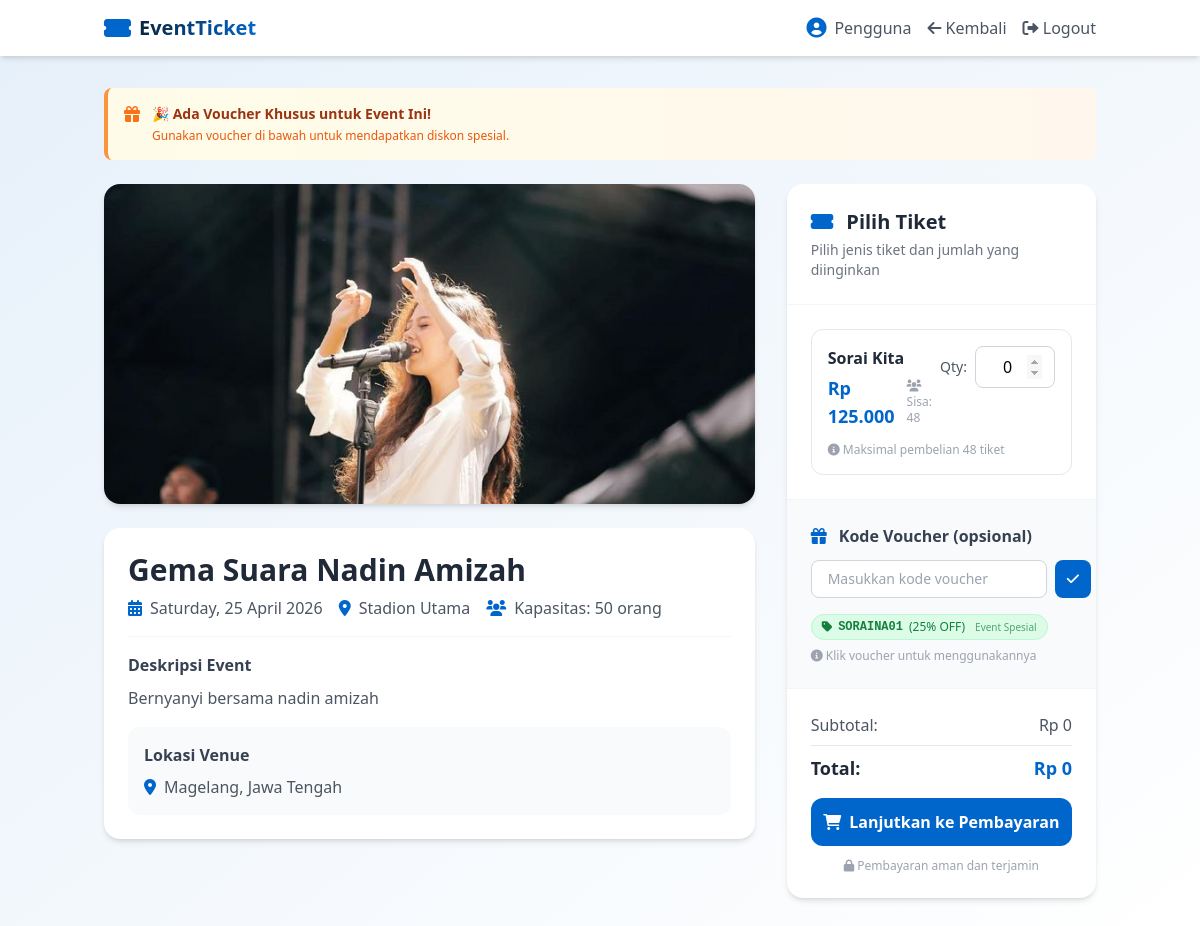
Page /user/detail.php?id=9 (signed in) on the committed database.
### tables this page shows
CREATE TABLE `event` (
  `id_event` int(11) NOT NULL,
  `nama_event` varchar(150) DEFAULT NULL,
  `tanggal` date DEFAULT NULL,
  `id_venue` int(11) DEFAULT NULL,
  `deskripsi` text DEFAULT NULL,
  `foto` varchar(255) DEFAULT NULL
);

CREATE TABLE `venue` (
  `id_venue` int(11) NOT NULL,
  `nama_venue` varchar(100) DEFAULT NULL,
  `alamat` text DEFAULT NULL,
  `kapasitas` int(11) DEFAULT NULL
);

CREATE TABLE `tiket` (
  `id_tiket` int(11) NOT NULL,
  `id_event` int(11) DEFAULT NULL,
  `nama_tiket` varchar(50) DEFAULT NULL,
  `harga` int(11) DEFAULT NULL,
  `kuota` int(11) DEFAULT NULL
);

CREATE TABLE `voucher` (
  `id_voucher` int(11) NOT NULL,
  `kode_voucher` varchar(20) DEFAULT NULL,
  `potongan` int(11) DEFAULT NULL,
  `id_event` int(11) DEFAULT NULL,
  `id_venue` int(11) DEFAULT NULL,
  `kuota` int(11) DEFAULT NULL,
  `status` enum('aktif','nonaktif') DEFAULT NULL
);

### user/detail.php (the view, shortened to what this page needs)
<?php
include '../config/koneksi.php';
$id = $_GET['id'] ?? 0;
$query_event = mysqli_query($conn, "
    SELECT event.*, venue.nama_venue, venue.alamat, venue.kapasitas, venue.id_venue
    FROM event
    JOIN venue ON event.id_venue = venue.id_venue
    WHERE event.id_event = $id
");
$event = mysqli_fetch_assoc($query_event);
$tiket = mysqli_query($conn, "
    SELECT * FROM tiket WHERE id_event = $id ORDER BY harga ASC
");
$voucher = mysqli_query($conn, "
    SELECT * FROM voucher
    WHERE status = 'aktif'
    AND kuota > 0
    AND id_event = " . intval($id) . "
    ORDER BY potongan DESC
");
function safe($data) {
    return htmlspecialchars($data ?? '', ENT_QUOTES, 'UTF-8');
}
?>
<!DOCTYPE html>
<html lang="id">
<head>
    <script src="https://cdn.tailwindcss.com"></script>
    <link rel="stylesheet" href="https://cdnjs.cloudflare.com/ajax/libs/font-awesome/6.0.0-beta3/css/all.min.css">
</head>
<body class="bg-gradient-to-br from-soft-blue to-white min-h-screen">
    <nav class="bg-white shadow-md sticky top-0 z-50">
        <div class="container mx-auto px-4 py-3 flex justify-between items-center">
            <div class="flex items-center space-x-2">
                <i class="fas fa-ticket-alt text-accent-blue text-2xl animate-pulse-slow"></i>
                <span class="font-bold text-xl bg-gradient-to-r from-navy to-accent-blue bg-clip-text text-transparent">EventTicket</span>
            </div>
            <div class="flex items-center space-x-4">
                <div class="flex items-center space-x-2">
                    <i class="fas fa-user-circle text-accent-blue text-xl"></i>
                    <span class="hidden md:inline text-gray-600"><?= safe($_SESSION['nama']) ?></span>
                </div>
                <a href="dashboard.php" class="text-gray-600 hover:text-accent-blue transition">
                    <i class="fas fa-arrow-left"></i> Kembali
                </a>
                <a href="../auth/logout.php" class="text-gray-600 hover:text-red-500 transition">
                    <i class="fas fa-sign-out-alt"></i> Logout
                </a>
            </div>
        </div>
    </nav>
    <div class="container mx-auto px-4 py-8 max-w-5xl">
        <?php if(mysqli_num_rows($voucher) > 0): ?>
        <div class="mb-6 bg-gradient-to-r from-yellow-50 to-orange-50 border-l-4 border-orange-400 rounded-lg p-4 animate-[slideIn_0.3s_ease-out]">
            <div class="flex items-start">
                <i class="fas fa-gift text-orange-500 mt-0.5 mr-3"></i>
                <div>
                    <p class="text-sm font-semibold text-orange-800">🎉 Ada Voucher Khusus untuk Event Ini!</p>
                    <p class="text-xs text-orange-600 mt-1">Gunakan voucher di bawah untuk mendapatkan diskon spesial.</p>
                </div>
            </div>
        </div>
        <?php endif; ?>
        <div class="grid grid-cols-1 lg:grid-cols-3 gap-8">
            <div class="lg:col-span-2 space-y-6">
                <div class="bg-white rounded-2xl shadow-md overflow-hidden animate-[slideIn_0.4s_ease-out]">
                    <?php
                    $foto_event = !empty($event['foto']) ? "../uploads/event/" . $event['foto'] : "https://placehold.co/800x400?text=" . urlencode($event['nama_event']);
                    ?>
                    <img src="<?= $foto_event ?>" class="w-full h-64 md:h-80 object-cover" alt="<?= safe($event['nama_event']) ?>"
                         onerror="this.src='https://placehold.co/800x400?text=' + encodeURIComponent('<?= safe($event['nama_event']) ?>')">
                </div>
                <div class="bg-white rounded-2xl shadow-md p-6 animate-[slideIn_0.5s_ease-out]">
                    <h1 class="text-2xl md:text-3xl font-bold text-gray-800 mb-2"><?= safe($event['nama_event']) ?></h1>
                    <div class="flex flex-wrap gap-4 mb-4 pb-4 border-b border-gray-100">
                        <div class="flex items-center text-gray-600">
                            <i class="fas fa-calendar-alt text-accent-blue mr-2"></i>
                            <span><?= date('l, d F Y', strtotime($event['tanggal'])) ?></span>
                        </div>
                        <div class="flex items-center text-gray-600">
                            <i class="fas fa-map-marker-alt text-accent-blue mr-2"></i>
                            <span><?= safe($event['nama_venue']) ?></span>
                        </div>
                        <div class="flex items-center text-gray-600">
                            <i class="fas fa-users text-accent-blue mr-2"></i>
                            <span>Kapasitas: <?= number_format($event['kapasitas'], 0, ',', '.') ?> orang</span>
                        </div>
                    </div>
                    <?php if (!empty($event['deskripsi'])): ?>
                    <div class="mb-4">
                        <h3 class="font-semibold text-gray-700 mb-2">Deskripsi Event</h3>
                        <p class="text-gray-600 leading-relaxed"><?= nl2br(safe($event['deskripsi'])) ?></p>
                    </div>
                    <?php endif; ?>
                    <div class="bg-gray-50 rounded-xl p-4">
                        <h3 class="font-semibold text-gray-700 mb-2">Lokasi Venue</h3>
                        <div class="flex items-start">
                            <i class="fas fa-location-dot text-accent-blue mt-1 mr-2"></i>
                            <p class="text-gray-600"><?= safe($event['alamat']) ?></p>
                        </div>
                    </div>
                </div>
            </div>
            <div class="lg:col-span-1">
                <div class="bg-white rounded-2xl shadow-md sticky top-24 animate-[slideIn_0.6s_ease-out]">
                    <div class="p-6 border-b border-gray-100">
                        <h2 class="text-xl font-bold text-gray-800">
                            <i class="fas fa-ticket-alt text-accent-blue mr-2"></i>
                            Pilih Tiket
                        </h2>
                        <p class="text-gray-500 text-sm mt-1">Pilih jenis tiket dan jumlah yang diinginkan</p>
                    </div>
                    <form action="order.php" method="POST" id="orderForm" onsubmit="return validateForm()">
                        <div class="p-6 space-y-4">
                            <?php
                            $ada_tiket = false;
                            mysqli_data_seek($tiket, 0);
                            while($t = mysqli_fetch_assoc($tiket)) {
                                $ada_tiket = true;
                                $max_kuota = $t['kuota'];
                                $tiket_id = $t['id_tiket'];
                            ?>
                            <div class="ticket-card border border-gray-200 rounded-xl p-4 hover:border-accent-blue/30 transition">
                                <div class="flex justify-between items-start mb-3">
                                    <div>
                                        <h3 class="font-semibold text-gray-800"><?= safe($t['nama_tiket']) ?></h3>
                                        <div class="flex items-center gap-3 mt-1">
                                            <span class="text-lg font-bold text-accent-blue">
                                                Rp <?= number_format($t['harga'], 0, ',', '.') ?>
                                            </span>
                                            <span class="text-xs text-gray-400" id="sisa_<?= $tiket_id ?>">
                                                <i class="fas fa-users"></i> Sisa: <?= $max_kuota ?>
                                            </span>
                                        </div>
                                    </div>
                                    <div class="flex items-center gap-2">
                                        <label class="text-sm text-gray-600">Qty:</label>
                                        <input
                                            type="number"
                                            name="qty[<?= $tiket_id ?>]"
                                            min="0"
                                            max="<?= $max_kuota ?>"
                                            value="0"
                                            class="quantity-input w-20 px-3 py-2 border border-gray-300 rounded-lg text-center focus:outline-none focus:ring-2 focus:ring-accent-blue focus:border-transparent"
                                            onchange="validateQuantity(this, <?= $tiket_id ?>, <?= $max_kuota ?>); updateTotal()"
                                            oninput="validateQuantity(this, <?= $tiket_id ?>, <?= $max_kuota ?>); updateTotal()"
                                            id="qty_<?= $tiket_id ?>"
                                        >
                                    </div>
                                </div>
                                <div class="text-xs text-gray-400">
                                    <i class="fas fa-info-circle"></i> Maksimal pembelian <?= $max_kuota ?> tiket
                                </div>
                            </div>
                            <?php
                            }
                            ?>
                        </div>
                        <?php if ($ada_tiket): ?>
                        <div class="p-6 border-t border-gray-100 bg-gray-50">
                            <h4 class="font-semibold text-gray-700 mb-3">
                                <i class="fas fa-gift text-accent-blue mr-2"></i>
                                Kode Voucher (opsional)
                            </h4>
                            <div class="flex flex-col gap-3">
                                <div class="flex gap-2">
                                    <input
                                        type="text"
                                        name="kode_voucher"
                                        id="kode_voucher"
                                        placeholder="Masukkan kode voucher"
                                        class="flex-1 px-4 py-2 border border-gray-300 rounded-lg focus:outline-none focus:ring-2 focus:ring-accent-blue focus:border-transparent text-sm"
                                        onkeyup="checkVoucher()"
                                    >
                                    <button
                                        type="button"
                                        onclick="applyVoucher()"
                                        class="bg-accent-blue text-white px-3 py-2 rounded-lg hover:bg-accent-hover transition text-sm whitespace-nowrap"
                                    >
                                        <i class="fas fa-check"></i>
                                    </button>
                                </div>
                            </div>
                            <?php if (mysqli_num_rows($voucher) > 0): ?>
                            <div class="mt-4">
                                <div class="flex flex-wrap gap-2">
                                    <?php
                                    mysqli_data_seek($voucher, 0);
                                    while($v = mysqli_fetch_assoc($voucher)):
                                        $badge_color = '';
                                        $badge_text = '';
                                        if($v['id_event'] == $id) {
                                            $badge_color = 'bg-green-100 text-green-700 border-green-200';
                                            $badge_text = 'Event Spesial';
                                        } elseif($v['id_venue'] == $event['id_venue']) {
                                            $voucher_type = 'venue';
                                            $badge_color = 'bg-blue-100 text-blue-700 border-blue-200';
                                            $badge_text = 'Venue Spesial';
                                        } else {
                                            $voucher_type = 'global';
                                            $badge_color = 'bg-purple-100 text-purple-700 border-purple-200';
                                            $badge_text = 'Global';
                                        }
                                    ?>
                                    <div onclick="applyVoucherCode('<?= safe($v['kode_voucher']) ?>')"
                                         class="voucher-badge inline-flex items-center gap-1.5 text-xs <?= $badge_color ?> px-2.5 py-1 rounded-full border transition">
                                        <i class="fas fa-tag"></i>
                                        <span class="font-mono font-semibold"><?= safe($v['kode_voucher']) ?></span>
                                        <span class="text-xs">(<?= $v['potongan'] ?>% OFF)</span>
                                        <span class="text-[10px] opacity-70 ml-1"><?= $badge_text ?></span>
                                    </div>
                                    <?php endwhile; ?>
                                </div>
                                <p class="text-xs text-gray-400 mt-2">
                                    <i class="fas fa-info-circle"></i> Klik voucher untuk menggunakannya
                                </p>
                            </div>
                            <?php endif; ?>
                        </div>
                        <div class="p-6 border-t border-gray-100">
                            <div class="space-y-2 mb-4">
                                <div class="flex justify-between text-gray-600">
                                    <span>Subtotal:</span>
                                    <span id="subtotal">Rp 0</span>
                                </div>
                                <div class="flex justify-between text-lg font-bold text-gray-800 pt-2 border-t border-gray-200">
                                    <span>Total:</span>
                                    <span id="total" class="text-accent-blue">Rp 0</span>
                                </div>
                            </div>
                            <button
                                type="submit"
                                id="submitBtn"
                                class="w-full bg-accent-blue text-white py-3 rounded-xl font-semibold hover:bg-accent-hover transition transform hover:scale-[1.02] flex items-center justify-center gap-2"
                            >
                                <i class="fas fa-shopping-cart"></i>
                                Lanjutkan ke Pembayaran
                            </button>
                            <p class="text-center text-xs text-gray-400 mt-3">
                                <i class="fas fa-lock"></i> Pembayaran aman dan terjamin
                            </p>
                        </div>
                        <?php endif; ?>
                    </form>
                </div>
            </div>
        </div>
    </div>
</body>
</html>

### user/detail.php (style rules this page uses)
.ticket-card { transition: all 0.3s ease; }
.quantity-input { transition: all 0.2s ease; }
.voucher-badge { transition: all 0.2s ease; }

### rows in the picture
event: foto (picture), nama_event "Gema Suara Nadin Amizah", tanggal "Saturday, 25 April 2026", id_venue.nama_venue "Stadion Utama", id_venue.kapasitas "50", deskripsi "Bernyanyi bersama nadin amizah", id_venue.alamat "Magelang, Jawa Tengah"
tiket: nama_tiket "Sorai Kita", harga "125.000", kuota "48", id_tiket+kuota "0"
voucher: kode_voucher "SORAINA01", potongan "25", id_event "Event Spesial"

### other values in the picture
safe($_SESSION['nama']) "Pengguna"
